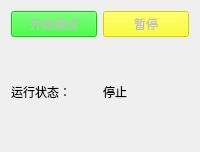
       <widget class="QWidget" name="tab_4">
        <attribute name="title">
         <string>测试控制</string>
        </attribute>
        <layout class="QGridLayout" name="gridLayout_14">
         <item row="0" column="0">
          <widget class="QPushButton" name="titostart">
           <property name="enabled">
            <bool>false</bool>
           </property>
           <property name="sizePolicy">
            <sizepolicy hsizetype="Minimum" vsizetype="Expanding">
             <horstretch>0</horstretch>
             <verstretch>0</verstretch>
            </sizepolicy>
           </property>
           <property name="styleSheet">
            <string notr="true">background-color: rgb(0, 255, 0);</string>
           </property>
           <property name="text">
            <string>开始测试</string>
           </property>
          </widget>
         </item>
         <item row="2" column="0">
          <widget class="QLabel" name="label_79">
           <property name="sizePolicy">
            <sizepolicy hsizetype="Preferred" vsizetype="Expanding">
             <horstretch>0</horstretch>
             <verstretch>0</verstretch>
            </sizepolicy>
           </property>
           <property name="text">
            <string>运行状态：</string>
           </property>
          </widget>
         </item>
         <item row="3" column="1">
          <spacer name="verticalSpacer_5">
           <property name="orientation">
            <enum>Qt::Vertical</enum>
           </property>
           <property name="sizeHint" stdset="0">
            <size>
             <width>20</width>
             <height>40</height>
            </size>
           </property>
          </spacer>
         </item>
         <item row="2" column="1">
          <widget class="QLabel" name="runstat">
           <property name="sizePolicy">
            <sizepolicy hsizetype="Preferred" vsizetype="Expanding">
             <horstretch>0</horstretch>
             <verstretch>0</verstretch>
            </sizepolicy>
           </property>
           <property name="text">
            <string>停止</string>
           </property>
          </widget>
         </item>
         <item row="1" column="1">
          <spacer name="verticalSpacer_8">
           <property name="orientation">
            <enum>Qt::Vertical</enum>
           </property>
           <property name="sizeHint" stdset="0">
            <size>
             <width>20</width>
             <height>40</height>
            </size>
           </property>
          </spacer>
         </item>
         <item row="0" column="1">
          <widget class="QPushButton" name="titopause">
           <property name="enabled">
            <bool>false</bool>
           </property>
           <property name="sizePolicy">
            <sizepolicy hsizetype="Minimum" vsizetype="Expanding">
             <horstretch>0</horstretch>
             <verstretch>0</verstretch>
            </sizepolicy>
           </property>
           <property name="styleSheet">
            <string notr="true">background-color: rgb(255, 255, 0);</string>
           </property>
           <property name="text">
            <string>暂停</string>
           </property>
          </widget>
         </item>
        </layout>
       </widget>
